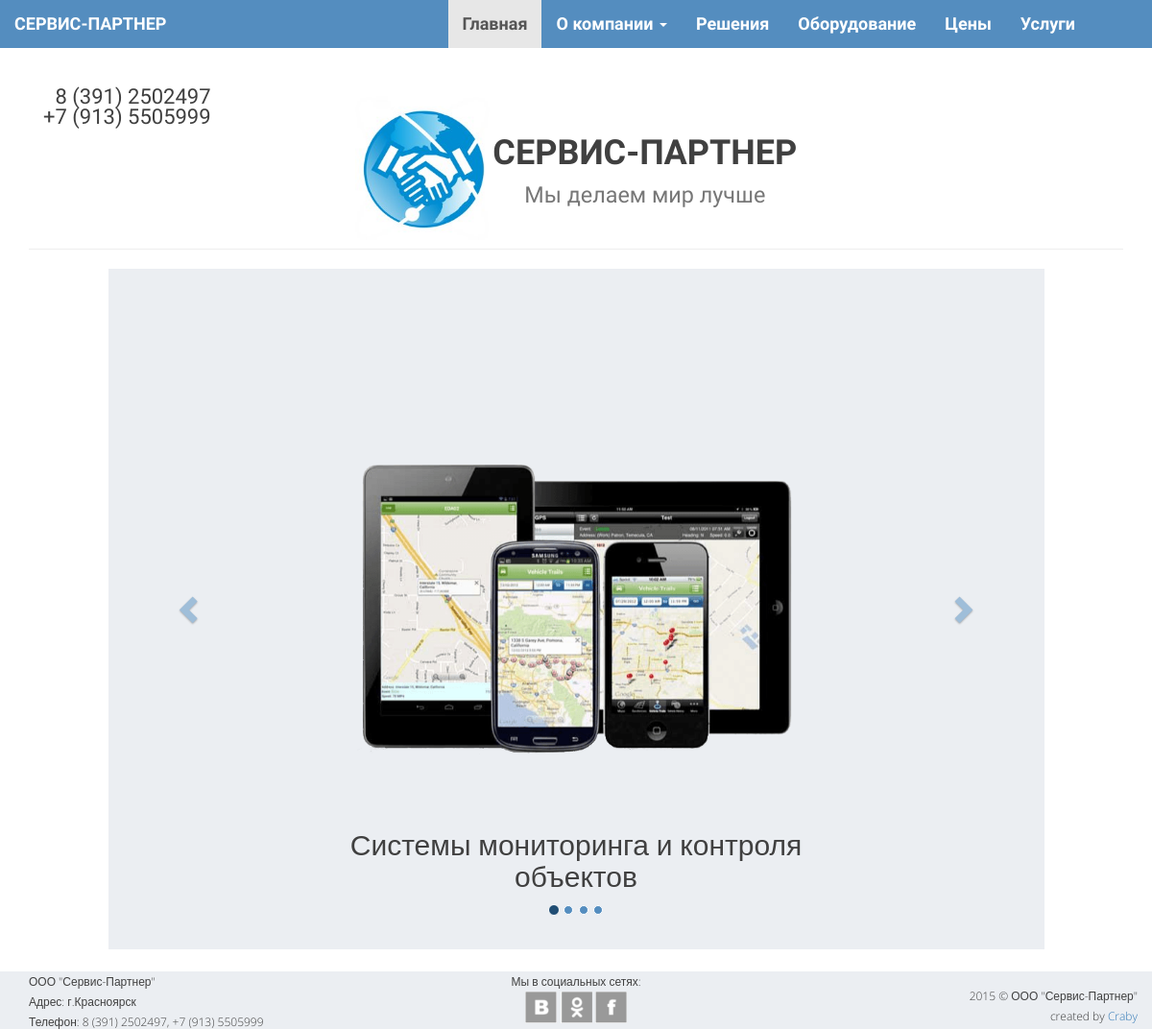
The page / on the database its author committed.
### opensky/models.py (models this page shows, shortened)
class Office(models.Model):
    address = models.CharField("Контактный адресс", max_length=50)
    email = models.EmailField("Контактная почта", max_length=50)
    phone_str = models.CharField("Контактный телефон (через ;)", max_length=100)
    latitude = models.CharField("Широта", max_length=10)
    longitude = models.CharField("Долгота", max_length=10)
    def phone(self):
        return self.phone_str.split(';')

class CarouselImage(models.Model):
    image = models.ImageField("Картинка", upload_to='carousel')
    text = models.CharField("Подпись", max_length=100)
    position = models.IntegerField("Позиция", unique=True, blank=False)

class SocialWidget(models.Model):
    SOCIAL_CHOICES = (
        ('vk', 'Вконтакте'),
        ('ok', 'Одноклассники'),
        ('fb', 'Facebook'),
        ('tw', 'Twitter'),
        ('li', 'LinkedIn'),
        ('yt', 'YouTube'),
        ('in', 'Instagram'),
    )
    name = models.CharField("Название", max_length=2, choices=SOCIAL_CHOICES)
    url = models.URLField("Ссылка", blank=True)

### opensky/views.py (the view)
# urls.py: url(r'^$', views.index, name='home'),
def index(request):
    data = {
        'carousel_images': CarouselImage.objects.all(),
        'widgets': SocialWidget.objects.all(),
        'office': Office.objects.get(pk=1),
    }
    return render(request, 'opensky/index.html', data)

### opensky/templates/opensky/index.html (shortened to what this page needs)
{% extends "opensky/template.html" %}
{% load staticfiles %}
{% block body %}
<div class="container">
        <div class="row">
            <div class="col-md-12">
                <div class="page-header text-center">
                    <div class="main-header">
                        <img src="{% static 'opensky/images/A1c88Eog4wA.jpg' %}" height="150px" width="140px">
                    </div>
                    <div class="main-header">
                        <h1><b>СЕРВИС-ПАРТНЕР</b> <br>
                            <small>Мы делаем мир лучше</small>
                        </h1>
                    </div>
                    <div class="main-header">
                        {{ office.phone|join:"<br>" }}
                    </div>
                </div>
            </div>
        </div>
        <div class="row">
            <div class="carousel-section col-md-10 col-md-offset-1">
                <div id="myCarousel" class="carousel slide" data-ride="carousel">
                    <ol class="carousel-indicators">
                        {% for image in carousel_images %}
                            <li data-target="#myCarousel" data-slide-to="{{forloop.counter0}}" class={{forloop.first|yesno:"active,"}}></li>
                        {% endfor %}
                    </ol>
                    <div class="carousel-inner" role="listbox">
                        {% for image in carousel_images %}
                            <div class="item {{forloop.first|yesno:'active,'}}">
                                <img src="{{MEDIA_URL}}{{image.image}}" height="75%" width="75%"/>
                                <div class="carousel-caption">
                                    <h2>{{ image.text }}</h2>
                                </div>
                            </div>
                        {% endfor %}
                    </div>
                    <a class="left carousel-control" href="#myCarousel" role="button" data-slide="prev">
                        <span class="glyphicon glyphicon-chevron-left" aria-hidden="true"></span>
                    </a>
                    <a class="right carousel-control" href="#myCarousel" role="button" data-slide="next">
                        <span class="glyphicon glyphicon-chevron-right" aria-hidden="true"></span>
                    </a>
                </div>
            </div>
        </div>
    </div>
{% endblock %}

### opensky/templates/opensky/template.html (shortened to what this page needs)
<!DOCTYPE html>
<html>
<head lang="en">
    {% load staticfiles %}
    <link href="{% static 'opensky/bootstrap/css/bootstrap.min.css' %}" rel="stylesheet">
    <link href="{% static 'opensky/fancybox/source/jquery.fancybox.css' %}" rel="stylesheet">
    <link href="{% static 'opensky/fancybox/source/helpers/jquery.fancybox-buttons.css' %}" rel="stylesheet">
    <link href="{% static 'opensky/fancybox/source/helpers/jquery.fancybox-thumbs.css' %}" rel="stylesheet">
    <link href="{% static 'opensky/style/mystyle.css' %}" rel="stylesheet">
</head>
<body>
    <header class="header">
        <nav class="navbar navbar-default navbar-fixed-top" role="navigation">
            <div class="container-fluid">
                <div class="navbar-header">
                     <a class="navbar-brand" href="{% url 'home' %}">СЕРВИС-ПАРТНЕР</a>
                </div>
                <div class="collapse navbar-collapse" id="myNavbar">
                    <ul class="nav navbar-nav navbar-right">
                        <li><a href="{% url 'home' %}">Главная</a></li>
                        <li class="dropdown">
                            <a class="dropdown-toggle" data-toggle="dropdown" id="menu1" href="#">
                                О компании
                                <span class="caret"></span>
                            </a>
                        </li>
                        <li><a href="{% url 'features' %}">Решения</a></li>
                        <li><a href="{% url 'equipment' %}">Оборудование</a></li>
                        <li><a href="{% url 'pricing' %}">Цены</a></li>
                        <li><a href="{% url 'services' %}">Услуги</a></li>
                    </ul>
                </div>
            </div>
        </nav>
    </header>
    {% block body %}
    {% endblock %}
    <footer class="footer">
        <div class="container">
            <div class="row">
                <div class="col-md-4">
                    ООО "Сервис-Партнер"<br>
                    Адрес: {{ office.address }}<br>
                    Телефон: {{ office.phone|join:"," }}
                </div>
                <div class="col-md-4 text-center">
                    Мы в социальных сетях:<br>
                    {% for widget in widgets %}
                        <div class="s-l {{ widget.name }}"><a href="{{ widget.url }}"></a></div>
                    {% endfor %}
                </div>
                <div class="col-md-4 text-right">
                    <span>2015 © ООО "Сервис-Партнер"<br> created by <a href="#">Craby</a><br><br></span>
                </div>
            </div>
        </div>
    </footer>
</body>
</html>

### opensky/static/opensky/style/mystyle.css (style rules this page uses)
html { min-height: 100%; position: relative; }
body { min-height: 100%; font-size: 14px; font-family: 'Open Sans', sans-serif; font-weight: 300; line-height: 21px; color: #404040; margin-bottom: 80px; }
.header { padding-top: 60px; text-align: center; color: #ffffff; font-family: 'Jura', sans-serif; font-weight: bold; }
.navbar-brand { font-weight: bold; }
.navbar-default .navbar-brand, .navbar-brand:hover { color: #FFFFFF !important; }
.navbar-default { background-color: #548DBF; border-bottom: none; }
.navbar-default .navbar-nav>li>a { color:#FFFFFF; font-size: 18px; }
.navbar-default .navbar-nav:last-child { margin-right: 50px; }
li>a { font-size: 18px; }
.footer { position: absolute; bottom: 0; width: 100%; height: 60px; background-color: #EBEEF2; }
.footer>.container, .footer>.container>.row, .footer>.container>.row>div { height: 100%; background-color: #EBEEF2; }
.footer>.container>.row>div:last-child { padding: 15px 0; }
.footer>.container>.row>div { font-size: 12px; }
.carousel-section { background-color: #EBEEF2; }
.carousel-inner>.item>img { margin: auto; }
.carousel-caption { color: #404040; text-shadow: none; }
.carousel-control.right, .carousel-control.left { background-image: none; }
.glyphicon-chevron-left, .glyphicon-chevron-right { color: #548DBF; }
.carousel-indicators>li { background-color: #548DBF; }
.carousel-indicators .active { background-color: #204d74; }
.s-l { display: inline-block; height: 33px; width: 33px; background: url('../images/ikonki-small.png') no-repeat; cursor: pointer; }
.vk { background-position: -137px -55px; }
.ok { background-position: -178px -55px; }
.fb { background-position: -12px -55px; }
.main-header { display: inline-block; width: inherit; font-family: 'Jura', sans-serif; }
.main-header:not(last-child) { vertical-align: middle; }
.main-header:last-child { font-size: 22px; font-weight: normal; text-align: right; position: absolute; left: 30px; top:30px; }

### rows shown on the page
Office: phone "8 (391) 2502497 +7 (913) 5505999", address "г.Красноярск", phone "8 (391) 2502497, +7 (913) 5505999"
CarouselImage: image (picture), text "Системы мониторинга и контроля объектов"
